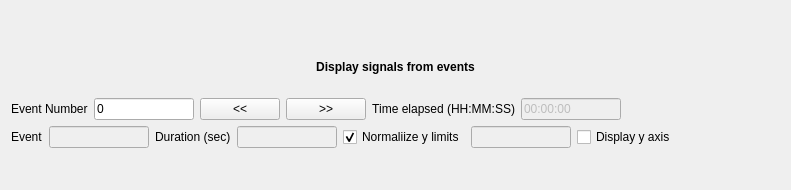
<?xml version="1.0" encoding="UTF-8"?>
<ui version="4.0">
 <class>SignalsFromEventsResultsView</class>
 <widget class="QWidget" name="SignalsFromEventsResultsView">
  <property name="geometry">
   <rect>
    <x>0</x>
    <y>0</y>
    <width>791</width>
    <height>190</height>
   </rect>
  </property>
  <property name="windowTitle">
   <string>Form</string>
  </property>
  <layout class="QGridLayout" name="gridLayout">
   <item row="0" column="0">
    <layout class="QVBoxLayout" name="verticalLayout">
     <item>
      <layout class="QHBoxLayout" name="horizontalLayout_2">
       <item>
        <widget class="QLabel" name="label_2">
         <property name="sizePolicy">
          <sizepolicy hsizetype="Preferred" vsizetype="Minimum">
           <horstretch>0</horstretch>
           <verstretch>0</verstretch>
          </sizepolicy>
         </property>
         <property name="maximumSize">
          <size>
           <width>16777215</width>
           <height>50</height>
          </size>
         </property>
         <property name="font">
          <font>
           <bold>true</bold>
          </font>
         </property>
         <property name="text">
          <string>Display signals from events</string>
         </property>
         <property name="alignment">
          <set>Qt::AlignmentFlag::AlignCenter</set>
         </property>
        </widget>
       </item>
      </layout>
     </item>
     <item>
      <layout class="QHBoxLayout" name="horizontalLayout">
       <item>
        <widget class="QLabel" name="label_4">
         <property name="text">
          <string>Event Number</string>
         </property>
        </widget>
       </item>
       <item>
        <widget class="QLineEdit" name="event_index_lineEdit">
         <property name="maximumSize">
          <size>
           <width>100</width>
           <height>16777215</height>
          </size>
         </property>
         <property name="text">
          <string>0</string>
         </property>
        </widget>
       </item>
       <item>
        <widget class="QPushButton" name="prev_but">
         <property name="enabled">
          <bool>true</bool>
         </property>
         <property name="toolTip">
          <string>Display the previous window (window length will be added to the time elapsed).</string>
         </property>
         <property name="text">
          <string>&lt;&lt;</string>
         </property>
        </widget>
       </item>
       <item>
        <widget class="QPushButton" name="next_but">
         <property name="enabled">
          <bool>true</bool>
         </property>
         <property name="toolTip">
          <string>Display the next window (window length will be added to the time elapsed).</string>
         </property>
         <property name="text">
          <string>&gt;&gt;</string>
         </property>
        </widget>
       </item>
       <item>
        <widget class="QLabel" name="time_label">
         <property name="layoutDirection">
          <enum>Qt::LayoutDirection::LeftToRight</enum>
         </property>
         <property name="text">
          <string>Time elapsed (HH:MM:SS)</string>
         </property>
         <property name="alignment">
          <set>Qt::AlignmentFlag::AlignRight|Qt::AlignmentFlag::AlignTrailing|Qt::AlignmentFlag::AlignVCenter</set>
         </property>
        </widget>
       </item>
       <item>
        <widget class="QLineEditLive" name="time_lineedit">
         <property name="enabled">
          <bool>false</bool>
         </property>
         <property name="maximumSize">
          <size>
           <width>100</width>
           <height>16777215</height>
          </size>
         </property>
         <property name="toolTip">
          <string>Time elapsed since the beginning of the recording (ex. 01:10:5.5)
Press enter to display the detection window.</string>
         </property>
         <property name="text">
          <string notr="true">00:00:00</string>
         </property>
        </widget>
       </item>
       <item>
        <spacer name="horizontalSpacer">
         <property name="orientation">
          <enum>Qt::Orientation::Horizontal</enum>
         </property>
         <property name="sizeHint" stdset="0">
          <size>
           <width>40</width>
           <height>20</height>
          </size>
         </property>
        </spacer>
       </item>
      </layout>
     </item>
     <item>
      <layout class="QVBoxLayout" name="verticalLayout_2">
       <item>
        <layout class="QHBoxLayout" name="horizontalLayout_3">
         <item>
          <widget class="QLabel" name="label">
           <property name="text">
            <string>Event</string>
           </property>
          </widget>
         </item>
         <item>
          <widget class="QLineEdit" name="event_lineEdit">
           <property name="enabled">
            <bool>false</bool>
           </property>
           <property name="maximumSize">
            <size>
             <width>100</width>
             <height>16777215</height>
            </size>
           </property>
          </widget>
         </item>
         <item>
          <widget class="QLabel" name="duration_label">
           <property name="text">
            <string>Duration (sec)</string>
           </property>
          </widget>
         </item>
         <item>
          <widget class="QLineEdit" name="duration_lineEdit">
           <property name="enabled">
            <bool>false</bool>
           </property>
           <property name="maximumSize">
            <size>
             <width>100</width>
             <height>16777215</height>
            </size>
           </property>
          </widget>
         </item>
         <item>
          <widget class="QCheckBox" name="checkBox_ylim_norm">
           <property name="text">
            <string>Normaliize y limits</string>
           </property>
           <property name="checked">
            <bool>true</bool>
           </property>
          </widget>
         </item>
         <item>
          <widget class="QLineEdit" name="lineEdit_ylim_fixed">
           <property name="enabled">
            <bool>false</bool>
           </property>
           <property name="maximumSize">
            <size>
             <width>100</width>
             <height>16777215</height>
            </size>
           </property>
          </widget>
         </item>
         <item>
          <widget class="QCheckBox" name="checkBox_display_y">
           <property name="text">
            <string>Display y axis</string>
           </property>
          </widget>
         </item>
         <item>
          <spacer name="horizontalSpacer_2">
           <property name="orientation">
            <enum>Qt::Orientation::Horizontal</enum>
           </property>
           <property name="sizeHint" stdset="0">
            <size>
             <width>40</width>
             <height>20</height>
            </size>
           </property>
          </spacer>
         </item>
        </layout>
       </item>
      </layout>
     </item>
     <item>
      <layout class="QVBoxLayout" name="result_layout">
       <property name="sizeConstraint">
        <enum>QLayout::SizeConstraint::SetMaximumSize</enum>
       </property>
      </layout>
     </item>
    </layout>
   </item>
  </layout>
 </widget>
 <customwidgets>
  <customwidget>
   <class>QLineEditLive</class>
   <extends>QLineEdit</extends>
   <header>widgets.QLineEditLive</header>
  </customwidget>
 </customwidgets>
 <resources/>
 <connections>
  <connection>
   <sender>next_but</sender>
   <signal>clicked()</signal>
   <receiver>SignalsFromEventsResultsView</receiver>
   <slot>on_next_button()</slot>
   <hints>
    <hint type="sourcelabel">
     <x>435</x>
     <y>64</y>
    </hint>
    <hint type="destinationlabel">
     <x>269</x>
     <y>138</y>
    </hint>
   </hints>
  </connection>
  <connection>
   <sender>prev_but</sender>
   <signal>clicked()</signal>
   <receiver>SignalsFromEventsResultsView</receiver>
   <slot>on_prev_button()</slot>
   <hints>
    <hint type="sourcelabel">
     <x>354</x>
     <y>64</y>
    </hint>
    <hint type="destinationlabel">
     <x>269</x>
     <y>138</y>
    </hint>
   </hints>
  </connection>
  <connection>
   <sender>event_index_lineEdit</sender>
   <signal>editingFinished()</signal>
   <receiver>SignalsFromEventsResultsView</receiver>
   <slot>on_event_index_changed()</slot>
   <hints>
    <hint type="sourcelabel">
     <x>183</x>
     <y>56</y>
    </hint>
    <hint type="destinationlabel">
     <x>168</x>
     <y>74</y>
    </hint>
   </hints>
  </connection>
  <connection>
   <sender>checkBox_ylim_norm</sender>
   <signal>clicked()</signal>
   <receiver>SignalsFromEventsResultsView</receiver>
   <slot>y_limits_change_slot()</slot>
   <hints>
    <hint type="sourcelabel">
     <x>594</x>
     <y>127</y>
    </hint>
    <hint type="destinationlabel">
     <x>395</x>
     <y>103</y>
    </hint>
   </hints>
  </connection>
  <connection>
   <sender>lineEdit_ylim_fixed</sender>
   <signal>editingFinished()</signal>
   <receiver>SignalsFromEventsResultsView</receiver>
   <slot>y_limits_change_slot()</slot>
   <hints>
    <hint type="sourcelabel">
     <x>700</x>
     <y>127</y>
    </hint>
    <hint type="destinationlabel">
     <x>395</x>
     <y>103</y>
    </hint>
   </hints>
  </connection>
  <connection>
   <sender>checkBox_display_y</sender>
   <signal>clicked()</signal>
   <receiver>SignalsFromEventsResultsView</receiver>
   <slot>update_y_axis_label_slot()</slot>
   <hints>
    <hint type="sourcelabel">
     <x>596</x>
     <y>116</y>
    </hint>
    <hint type="destinationlabel">
     <x>395</x>
     <y>94</y>
    </hint>
   </hints>
  </connection>
 </connections>
 <slots>
  <slot>on_next_button()</slot>
  <slot>on_prev_button()</slot>
  <slot>on_event_index_changed()</slot>
  <slot>y_limits_change_slot()</slot>
  <slot>update_y_axis_label_slot()</slot>
 </slots>
</ui>
